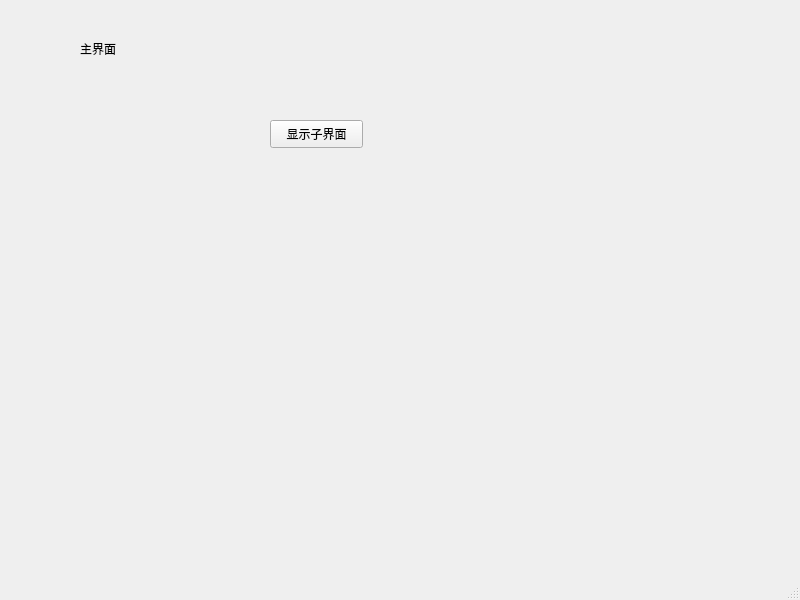
<?xml version="1.0" encoding="UTF-8"?>
<ui version="4.0">
 <class>MainWindow</class>
 <widget class="QMainWindow" name="MainWindow">
  <property name="geometry">
   <rect>
    <x>0</x>
    <y>0</y>
    <width>800</width>
    <height>600</height>
   </rect>
  </property>
  <property name="windowTitle">
   <string>MainWindow</string>
  </property>
  <widget class="QWidget" name="centralwidget">
   <widget class="QLabel" name="label">
    <property name="geometry">
     <rect>
      <x>80</x>
      <y>28</y>
      <width>211</width>
      <height>41</height>
     </rect>
    </property>
    <property name="text">
     <string>主界面</string>
    </property>
   </widget>
   <widget class="QPushButton" name="showChildButton">
    <property name="geometry">
     <rect>
      <x>270</x>
      <y>120</y>
      <width>93</width>
      <height>28</height>
     </rect>
    </property>
    <property name="text">
     <string>显示子界面</string>
    </property>
   </widget>
  </widget>
  <widget class="QMenuBar" name="menubar">
   <property name="geometry">
    <rect>
     <x>0</x>
     <y>0</y>
     <width>800</width>
     <height>25</height>
    </rect>
   </property>
  </widget>
  <widget class="QStatusBar" name="statusbar"/>
 </widget>
 <resources/>
 <connections/>
</ui>
